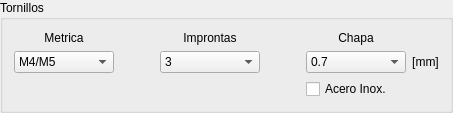
              <widget class="QGroupBox" name="groupBox_2">
               <property name="title">
                <string>Tornillos</string>
               </property>
               <layout class="QGridLayout" name="gridLayout_7">
                <item row="3" column="4">
                 <widget class="QCheckBox" name="checkBox_5">
                  <property name="text">
                   <string>Acero Inox.</string>
                  </property>
                 </widget>
                </item>
                <item row="2" column="0">
                 <widget class="QComboBox" name="comboBox_1">
                  <property name="minimumSize">
                   <size>
                    <width>100</width>
                    <height>0</height>
                   </size>
                  </property>
                  <item>
                   <property name="text">
                    <string>M4/M5</string>
                   </property>
                  </item>
                  <item>
                   <property name="text">
                    <string>M6/M7</string>
                   </property>
                  </item>
                  <item>
                   <property name="text">
                    <string>M8</string>
                   </property>
                  </item>
                  <item>
                   <property name="text">
                    <string>M10</string>
                   </property>
                  </item>
                 </widget>
                </item>
                <item row="0" column="2">
                 <widget class="QLabel" name="label_25">
                  <property name="text">
                   <string>Improntas</string>
                  </property>
                  <property name="alignment">
                   <set>Qt::AlignCenter</set>
                  </property>
                 </widget>
                </item>
                <item row="2" column="1">
                 <spacer name="horizontalSpacer">
                  <property name="orientation">
                   <enum>Qt::Horizontal</enum>
                  </property>
                  <property name="sizeHint" stdset="0">
                   <size>
                    <width>40</width>
                    <height>20</height>
                   </size>
                  </property>
                 </spacer>
                </item>
                <item row="2" column="2">
                 <widget class="QComboBox" name="comboBox_2">
                  <property name="minimumSize">
                   <size>
                    <width>100</width>
                    <height>0</height>
                   </size>
                  </property>
                  <item>
                   <property name="text">
                    <string>3</string>
                   </property>
                  </item>
                  <item>
                   <property name="text">
                    <string>4</string>
                   </property>
                  </item>
                 </widget>
                </item>
                <item row="2" column="5">
                 <widget class="QLabel" name="label_27">
                  <property name="text">
                   <string>[mm]</string>
                  </property>
                  <property name="alignment">
                   <set>Qt::AlignCenter</set>
                  </property>
                 </widget>
                </item>
                <item row="0" column="0">
                 <widget class="QLabel" name="label_26">
                  <property name="text">
                   <string>Metrica</string>
                  </property>
                  <property name="alignment">
                   <set>Qt::AlignCenter</set>
                  </property>
                 </widget>
                </item>
                <item row="0" column="4">
                 <widget class="QLabel" name="label_24">
                  <property name="text">
                   <string>Chapa</string>
                  </property>
                  <property name="alignment">
                   <set>Qt::AlignCenter</set>
                  </property>
                 </widget>
                </item>
                <item row="2" column="3">
                 <spacer name="horizontalSpacer_2">
                  <property name="orientation">
                   <enum>Qt::Horizontal</enum>
                  </property>
                  <property name="sizeHint" stdset="0">
                   <size>
                    <width>40</width>
                    <height>20</height>
                   </size>
                  </property>
                 </spacer>
                </item>
                <item row="2" column="4">
                 <widget class="QComboBox" name="comboBox_5">
                  <property name="minimumSize">
                   <size>
                    <width>100</width>
                    <height>0</height>
                   </size>
                  </property>
                  <item>
                   <property name="text">
                    <string>0.7</string>
                   </property>
                  </item>
                  <item>
                   <property name="text">
                    <string>0.8</string>
                   </property>
                  </item>
                  <item>
                   <property name="text">
                    <string>1</string>
                   </property>
                  </item>
                  <item>
                   <property name="text">
                    <string>1.25</string>
                   </property>
                  </item>
                  <item>
                   <property name="text">
                    <string>1.6</string>
                   </property>
                  </item>
                  <item>
                   <property name="text">
                    <string>2</string>
                   </property>
                  </item>
                  <item>
                   <property name="text">
                    <string>2.4</string>
                   </property>
                  </item>
                  <item>
                   <property name="text">
                    <string>3.2</string>
                   </property>
                  </item>
                 </widget>
                </item>
               </layout>
              </widget>
